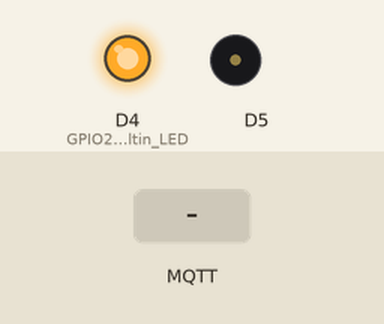
Bench run of a sketch on a simulated ESP8266 (NodeMCU). Parts: output pins drawn as LEDs (lit = HIGH), buzzer (waves = sounding). Inputs (shaded band) come from the test bench. WiFi joins after 1.5 s; servers stay silent unless stated; no MQTT or app messages arrive unless stated; what the sketch prints to the serial monitor is not drawn.

Above: at 2.7 s.
2.8 s: MQTT message "cuceglio" arrives on the first subscribed topic
At 3.6 s:
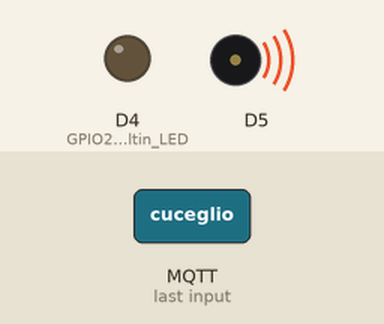
At 4.3 s:
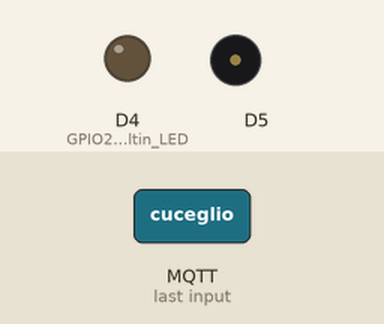
Timing chart, 0 to 6.3 s (numbered marks = the images above; inputs shaded):
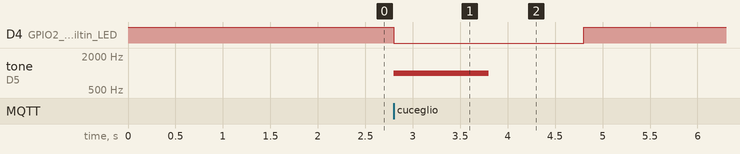

The sketch:

lolinD1_remotebell.ino
```cpp
// (licence header left out)
#include <ESP8266WiFi.h>
#include <PubSubClient.h>
//*#include "DHT.h"          // Librairie des capteurs DHT

//todo: configuration of the wifi shall be read from ESP EEPROM
//todo: add webpage for the configuration of WiFi parameters
#define wifi_ssid "778116"
#define wifi_password "260237470"

//todo: configuration of the mqtt server shall be read from ESP EEPROM
//todo: add webpage for the configuration of MQTT server parameters
#define mqtt_server "m24.cloudmqtt.com"
#define mqtt_user "pgswncfj"
#define mqtt_password "9deOwCVQLJXX"
#define mqtt_port 11436
#define temperature_topic "sensor/temperature"  //Topic temperature
//*#define humidity_topic "sensor/humidity"        //Topic humidity

//Buffer to decode MQTT messages
char message_buff[100];

long lastMsg = 0;
long lastRecu = 0;
bool debug = false;  //Display log message if True

// Create abjects
WiFiClient espClient;
PubSubClient client(espClient);

void setup() {
  Serial.begin(9600);
  pinMode(BUILTIN_LED,OUTPUT); //GPIO2 is builtin LED
  digitalWrite(BUILTIN_LED,HIGH);
  setup_wifi();                //Connect to Wifi network
  client.setServer(mqtt_server, mqtt_port);// Configure MQTT connexion
  client.setCallback(callback);            // callback function to execute when a MQTT message
}

//Connexion au réseau WiFi
void setup_wifi() {
  delay(10);
  Serial.println();
  Serial.print("Connecting to ");
  Serial.println(wifi_ssid);

  WiFi.begin(wifi_ssid, wifi_password);

//*todo:add error message tracking
//* LOLIN D1 has a led comnnected to GPIO2
//* LED ON stable, not blinking = normal operation
//* LED blinking "1" coded as 750ms on / 250ms OFF
//* LED blinking "0" coded as 250ms on / 750ms off
//* START = 1s OFF
//* LED blinging duty cicle 50% error
//* LED 3 fast + 1 long blinking = WiFi connecting
//* LED 4 fast + 1 long blinking = MQTT connecting
  while (WiFi.status() != WL_CONNECTED) {
    delay(500);
    Serial.print(".");
  }

  Serial.println("");
  Serial.println("WiFi OK ");
  Serial.print("=> ESP8266 IP address: ");
  Serial.print(WiFi.localIP());
}

//Reconnexion
void reconnect() {

//*todo:add error message tracking
  while (!client.connected()) {
    Serial.print("Connecting to MQTT broker ...");
    if (client.connect("ESP8266Client", mqtt_user, mqtt_password)) {
      Serial.println("OK");
    } else {
      Serial.print("KO, error : ");
      Serial.print(client.state());
      Serial.println(" Wait 5 secondes before to retry");
      delay(5000);
    }
  }
}

void loop() {
  if (!client.connected()) {
    reconnect();
  }
  client.loop();

  long now = millis();
  // Send a message every minute
  if (now - lastMsg > 1000 * 60) {
    lastMsg = now;

    // Read temperature in Celcius
    // to be implemented
    float t = 25.0;

    if ( debug ) {
      Serial.print("Temperature : ");
      Serial.println(t);
    }
    client.publish(temperature_topic, String(t).c_str(), true);   // Publish temperature on temperature_topic
  }
  if (now - lastRecu > 100 ) {
    lastRecu = now;
    client.subscribe("bell");
  }
}

// MQTT callback function
// D'après http://m2mio.tumblr.com/post/30048662088/a-simple-example-arduino-mqtt-m2mio
void callback(char* topic, byte* payload, unsigned int length) {

  int i = 0;
  if ( debug ) {
    Serial.println("Message recu =>  topic: " + String(topic));
    Serial.print(" | longueur: " + String(length,DEC));
  }
  // create character buffer with ending null terminator (string)
  for(i=0; i<length; i++) {
    message_buff[i] = payload[i];
    if (message_buff[i] == ',')
      break;
  }
  message_buff[i] = '\0';

  String msgString = String(message_buff);
  if ( debug ) {
    Serial.println("Payload: " + msgString);
  }

  if ( msgString == "cuceglio" ) {
    Serial.print("driuiiing !");
    digitalWrite(BUILTIN_LED,LOW);
    tone(D5, 1000);
    delay(1000);
    noTone(D5);
    delay(1000);
    digitalWrite(BUILTIN_LED,HIGH);
  }
}
```

Measured:
- after the input at 2.8 s, D4 (GPIO2_is_builtin_LED): HIGH → LOW at once, → HIGH 2.0 s later; tone on D5: silent → 1000 Hz at once, → silent 1.0 s later
